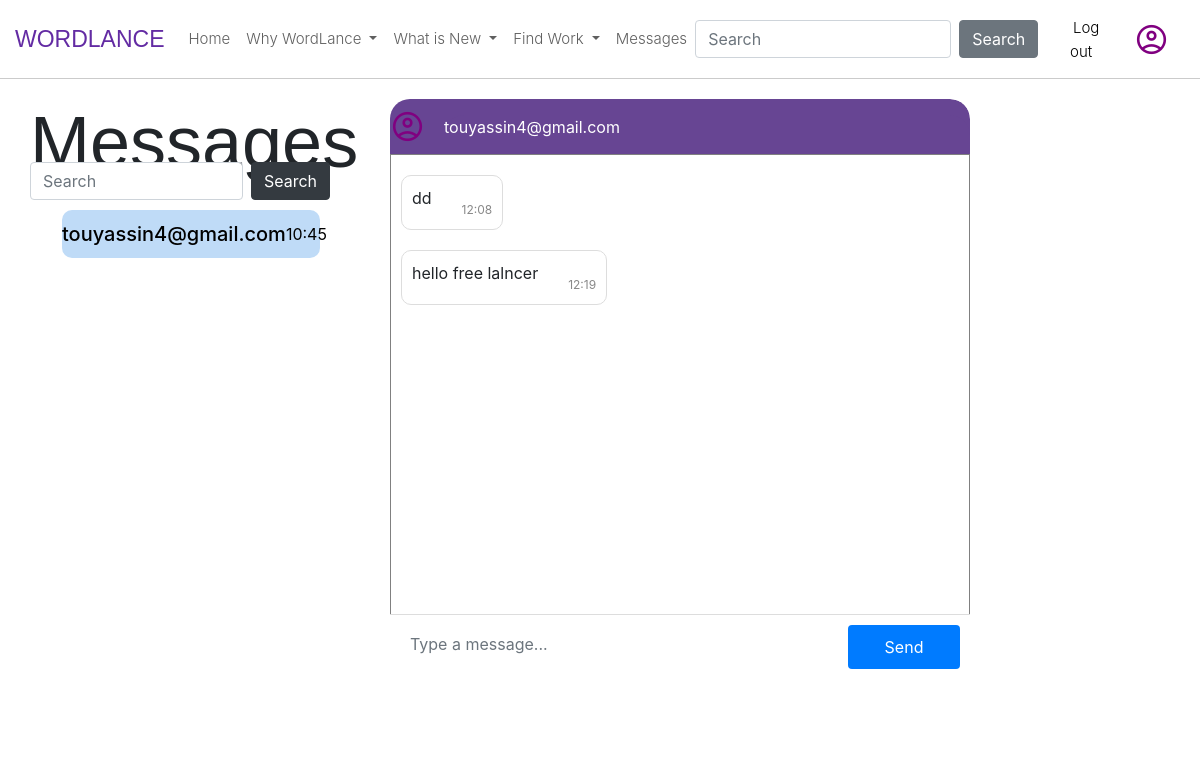
Page /convirsation/2 (signed in) on the committed database.
### app.py (models this page shows)
class freelancers(UserMixin, db.Model):
    id = db.Column(db.Integer, primary_key=True, autoincrement=True)
    email = db.Column(db.String(50), unique=True, nullable=False)
    password = db.Column(db.String(128), nullable=False)  # Adjusted for secure hashing
    firstname = db.Column(db.String(50), nullable=False)
    lastname = db.Column(db.String(50), nullable=False)
    phone_num = db.Column(db.String(20), nullable=True)
    succeces = db.Column(db.Integer, nullable=True)
    address = db.Column(db.String(255))
    gender = db.Column(db.String(20))
    birthdate = db.Column(db.Date)
    company = db.Column(db.String(50), nullable=True)
    self_intro = db.Column(db.String(1000), nullable=False)
    profile_title = db.Column(db.String(50), nullable=False)
    price_of_work_for_hour = db.Column(db.Integer, nullable=True)
    date_created = db.Column(db.DateTime, default=datetime.utcnow)

class Message(db.Model):
    message_id = db.Column(db.Integer, primary_key=True, autoincrement=True)
    sender_client_id = db.Column(db.Integer, db.ForeignKey('clients.id'), nullable=True)
    receiver_client_id = db.Column(db.Integer, db.ForeignKey('clients.id'), nullable=True)
    content = db.Column(db.Text)
    date_posted = db.Column(db.DateTime, default=datetime.utcnow)

### app.py (the view, shortened to what this page needs)
@app.route('/convirsation/<int:receiver_id>', methods=['GET', 'POST'])
@login_required
def convirsation(receiver_id):
    form = messageForm()
    form2 = SearchForm()
    current_user_id = current_user.id
    messages_sent_to_receiver = Message.query.filter(
        (Message.sender_client_id == current_user_id) &
        (Message.receiver_client_id == receiver_id)
    ).order_by(Message.date_posted).all()
    messages_received_from_receiver = Message.query.filter(
        (Message.sender_client_id == receiver_id) &
        (Message.receiver_client_id == current_user_id)
    ).order_by(Message.date_posted).all()
    all_messages = messages_sent_to_receiver + messages_received_from_receiver
    messages_dict = []
    for m in all_messages:
        is_sender = 1 if m.sender_client_id == current_user_id else 0
        messages_dict.append({
            'content': m.content,
            'date_posted': m.date_posted,
            'is_sender': is_sender
        })
    messages_dict.sort(key=lambda x: x['date_posted'])
    id = current_user.id
    thos_hwo_send_to_you = Message.query.filter(Message.receiver_client_id == current_user.id).all()
    thos_hwo_you_send_to = Message.query.filter(Message.sender_client_id == current_user.id).all()
    users = []
    for m in thos_hwo_send_to_you:
        sender = freelancers.query.filter(freelancers.id == m.sender_client_id).first()
        users.append(sender)
    for m in thos_hwo_you_send_to:
        sender = freelancers.query.filter(freelancers.id == m.sender_client_id).first()
        users.append(sender)
    user_connect_with_now = freelancers.query.filter(freelancers.id==receiver_id).first()
    for u in users:
        k = users.count(u)
        if k > 1:
            for i in range(k - 1):
                users.remove(u)
    login = True
    return render_template("convirsation.html", login=login, form2=form2, messages=messages_dict, form=form, users=users, receiver_id=receiver_id, user_connect_with_now=user_connect_with_now)

### app.py
class messageForm(FlaskForm):
    content = StringField("Youe message: ", validators=[DataRequired()])
    submit = SubmitField("Send")

class SearchForm(FlaskForm):
    email = StringField("Youe searched: ", validators=[DataRequired()])
    search = SubmitField("Search")

### app.py (called while the page is built)
@login_manager.user_loader
def load_user(id):
    return freelancers.query.get(int(id))

### templates/convirsation.html (shortened to what this page needs)
{% extends "Base2.html" %}
{% block content %}
	<center>
        <div>
            <H1  class="display-3" style="font-family: 'Gill Sans', sans-serif; position: absolute;left: 30px;">Messages</H1>
            <form action="{{url_for('search')}}" novalidate method="POST" class="d-flex" role="search" style="max-width:300px;position: absolute;left: 30px;top: 150px;padding-top: 12px;">
                {{ form2.email(class="form-control me-2", placeholder="Search")}}
                <br>
                {{ form2.search(class="btn btn-dark ") }}
            </form>
            <div class="container" style="max-width:290px;background-color: white;position: absolute;left: 30px;top: 200px;height: 69%;border-radius: 40px;padding: 0;width: 600px;border: none;">
                 <ul>
                    {% for u in users%}
                        {% if not u.id == current_user.id %}
                            <li style="margin-left: 0;padding: 10px 0px;">
                                <div   style="background-color: #bfdbf7; border-radius: 10px; padding: 12px 0px;padding-right: 30px;">
                                    <a href="{{url_for('convirsation', receiver_id= u.id)}}" style="text-decoration: none;color: black;">
                                        <div style="display: flex; flex-direction: row; justify-content: space-between; align-items: center; width: 100%;">
                                            <h5 class="user_name" style="margin: 0;text-shadow: none;">{{u.email}}</h5>
                                            <p class="timestamp2" style="margin: 0;text-shadow: none;">10:45</p>
                                        </div>
                                    </a>
                                </div>
                            </li>
                        {% endif %}
                    {% endfor %}
                </ul>
            </div>
        </div>
        <div class="chat-container" style="height: 10px; overflow-y: auto;max-width: 1000px;width: 950px;border: none;display: flex;float: left;">
            <div class="chat-header" style="display: flex;flex-direction: row;justify-content: center;align-items: center;background-color: #674593; border-top-left-radius: 20px; border-top-right-radius: 20px;background-color: #674593; border-top-left-radius: 20px; border-top-right-radius: 20px;" >
                <span class="material-symbols-outlined" style="font-size:35px; color: purple;">
                    <a href=" {{url_for('my_profile', user_id=receiver_id)}}" style="color: purple;padding-right: 19px;">  account_circle</a>
                </span>
                <span   style="background-color: #674593; border-top-left-radius: 20px; border-top-right-radius: 20px;float: left;padding-right: 350px;">
                    {{user_connect_with_now.email}}
                </span>
            </div>
            <div class="chat-messages" id="chatMessages" style="border: 1px solid gray; border-bottom: none;">
                {% for message in messages %}
                    {% if message.is_sender %}
                        <div class="message sender">
                            {{ message.content }}
                            <span class="timestamp">{{ message.date_posted.strftime('%H:%M')  }}</span>
                        </div>
                    {% else %}
                        <div class="message receiver">
                            {{ message.content }}
                            <span class="timestamp">{{ message.date_posted.strftime('%H:%M')  }}</span>
                        </div>
                    {% endif %}
                {% endfor %}
            </div>
            <div class="chat-input" style="display: flex; flex-direction: row; padding: 10px;">
                <form id="chatForm" novalidate method="POST" style="display: flex; flex-direction: row; width: 100%;">
                    {{ form.content(class="form-control CW input_message", placeholder="Type a message...", style="flex: 1 1 80%; margin-right: 10px;") }}
                    <br>
                    {{ form.submit(class="btn btn-primary send_button", style="flex: 0 0 20%;") }}
                </form>
            </div>
        </div>
    </center>
{% endblock content%}

### templates/Base2.html (style rules this page uses)
@media screen and (min-width: 769px) { .container { background-color: rgb(43, 47, 50); color: white; text-shadow: 1px 1px 2px rgba(0, 0, 0, 0.7); padding: 20px; text-align: center; } }

### templates/convirsation.html (style rules this page uses)
.chat-messages { flex: 1; padding: 10px; overflow-y: auto; }
.message { margin: 10px 0; padding: 10px; border-radius: 10px; max-width: 70%; margin-right: 50px; clear: both; position: relative; display: inline-block; }
.message .timestamp { display: block; font-size: 0.75em; color: #888; margin-top: 15px; float: right; text-align: right; padding-left: 30px; }
.chat-container { padding-left: 370px; margin: 0 auto; border: 1px solid #ddd; border-radius: 20px; border-bottom-left-radius: 0; border-bottom-right-radius: 0; background-color: #fff; display: flex; flex-direction: column; min-height: 580px; }
.chat-header { background-color: #007bff; color: #fff; padding: 10px; text-align: center; }
.receiver { background-color: #fff; border: 1px solid #ddd; float: left; text-align: left; }
.chat-input { display: flex; border-top: 1px solid #ddd; }
.chat-input input { flex: 1; padding: 10px; border: none; outline: none; }

### rows in the picture
freelancers: email "touyassin4@gmail.com"
Message: content "dd", date_posted "12:08"
Message: content "hello free lalncer", date_posted "12:19"
